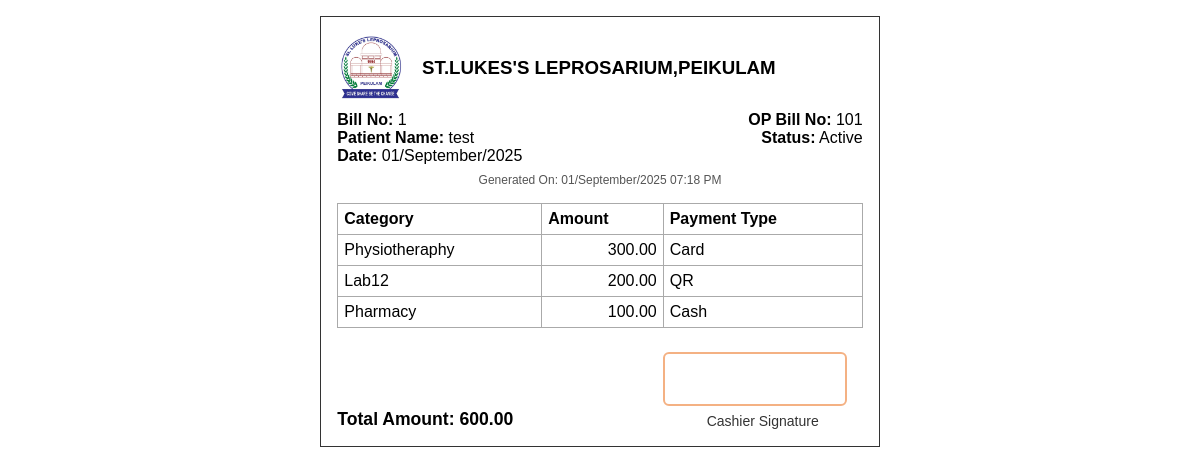
Page /bill/1 on the committed database.
### app.py (models this page shows)
class HeaderEntry(db.Model):
    id = db.Column(db.Integer, primary_key=True)
    op_bill_no = db.Column(db.String(50), nullable=False)
    patient_name = db.Column(db.String(100), nullable=False)
    date = db.Column(db.Date, nullable=False)
    is_cancelled = db.Column(db.Boolean, default=False, nullable=False)
    created_at = db.Column(db.DateTime, default=lambda: datetime.now(IST), nullable=False)
    updated_at = db.Column(db.DateTime, default=lambda: datetime.now(IST), onupdate=lambda: datetime.now(IST), nullable=False)
    notes = db.Column(db.String(255), nullable=True)
    details = db.relationship('DetailsEntry', backref='header', lazy=True)

class DetailsEntry(db.Model):
    id = db.Column(db.Integer, primary_key=True)
    header_id = db.Column(db.Integer, db.ForeignKey('header_entry.id'), nullable=False)
    category_id = db.Column(db.Integer, db.ForeignKey('category.id'), nullable=False)
    amount = db.Column(db.Float, nullable=False)
    payment_type_id = db.Column(db.Integer, db.ForeignKey('payment_type.id'), nullable=False)
    category = db.relationship('Category', backref='details_entries')
    payment_type = db.relationship('PaymentType', backref='details_entries')

class Category(db.Model):
    id = db.Column(db.Integer, primary_key=True)
    name = db.Column(db.String(100), unique=True, nullable=False)

class PaymentType(db.Model):
    id = db.Column(db.Integer, primary_key=True)
    name = db.Column(db.String(100), unique=True, nullable=False)

### app.py (the view)
@app.route('/bill/<int:header_id>')
def print_bill(header_id):
    header = HeaderEntry.query.get_or_404(header_id)
    details = DetailsEntry.query.filter_by(header_id=header.id).all()
    printed_datetime = datetime.now().strftime('%d/%B/%Y %I:%M %p')
    return render_template('print_bill.html', header=header, details=details, printed_datetime=printed_datetime)

### app.py (called while the page is built, shortened)
@app.context_processor
def inject_usertype():
    return dict(session=session)

@app.before_request
def daily_backup():
    if not os.path.exists(BACKUP_DIR):
        os.makedirs(BACKUP_DIR)
    today = datetime.now().strftime('%Y-%m-%d')
    last_backup = None
    if os.path.exists(LAST_BACKUP_FILE):
        with open(LAST_BACKUP_FILE, 'r') as f:
            last_backup = f.read().strip()

### templates/print_bill.html (shortened to what this page needs)
<!DOCTYPE html>
<html>
<head>
</head>
<body>
    <div class="bill">
        <div style="display: flex; align-items: center; justify-content: flex-start; margin-bottom: 8px;">
            <img src="/static/logo.jpg" alt="Logo" style="height:70px; width:auto; margin-right:18px; display:block;">
            <div style="flex:1;">
                <h3 style="margin:0;">ST.LUKES'S LEPROSARIUM,PEIKULAM</h3>
            </div>
        </div>
        <div style="display: flex; justify-content: space-between; align-items: flex-start; margin-bottom: 8px;">
            <div>
                <strong>Bill No:</strong> {{ header.id }}<br>
                <strong>Patient Name:</strong> {{ header.patient_name }}<br>
                <strong>Date:</strong> {{ header.date.strftime('%d/%B/%Y') }}<br>
            </div>
            <div style="text-align: right; min-width: 140px;">
                <strong>OP Bill No:</strong> {{ header.op_bill_no }}<br>
                <strong>Status:</strong> {% if header.is_cancelled %}<span style="color:red;">Cancelled</span>{% else %}Active{% endif %}<br>
            </div>
        </div>
        <div style="text-align:center; font-size:12px; color:#555; margin-bottom:8px;">
            Generated On: {{ printed_datetime}}
        </div>
        <table>
            <tr>
                <th>Category</th>
                <th>Amount</th>
                <th>Payment Type</th>
            </tr>
            {% for d in details %}
            <tr>
                <td>{{ d.category.name }}</td>
                <td style="text-align: right;">{{ "%.2f"|format(d.amount) }}</td>
                <td>{{ d.payment_type.name }}</td>
            </tr>
            {% endfor %}
        </table>
        <div style="display: flex; justify-content: space-between; align-items: flex-end; margin-top: 24px;">
            <div style="flex:1;">
                <div style="font-weight: bold; font-size: 1.1em;">Total Amount: {{ "%.2f"|format(details|sum(attribute='amount')) }}</div>
            </div>
            <div style="text-align: center; min-width: 200px;">
                <div style="border: 2px solid #f4b183; border-radius: 6px; width: 180px; height: 50px; margin-bottom: 6px;"></div>
                <span style="font-size: 14px; color: #333;">Cashier Signature</span>
            </div>
        </div>
    </div>
</body>
</html>

### templates/print_bill.html (style rules this page uses)
body { font-family: Arial, sans-serif; width: 148mm; margin: 0 auto; }
.bill { border: 1px solid #333; padding: 16px; margin-top: 16px; }
table { width: 100%; border-collapse: collapse; margin-top: 1em; }
th, td { border: 1px solid #aaa; padding: 6px; text-align: left; }

### rows in the picture
HeaderEntry: id "1", patient_name "test", date "01/September/2025", op_bill_no "101"
DetailsEntry: category.name "Physiotheraphy", amount "300.00", payment_type.name "Card"
DetailsEntry: category.name "Lab12", amount "200.00", payment_type.name "QR"
DetailsEntry: category.name "Pharmacy", amount "100.00", payment_type.name "Cash"

### other values in the picture
{{ "%.2f"|format(details|sum(attribute='amount')) }} "600.00"
